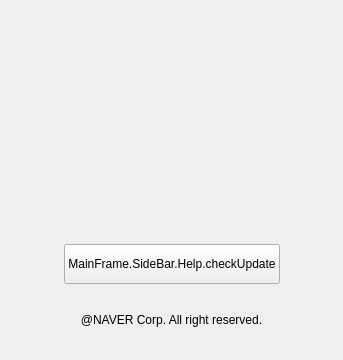
<?xml version="1.0" encoding="UTF-8"?>
<ui version="4.0">
 <class>PLSAboutView</class>
 <widget class="QWidget" name="PLSAboutView">
  <property name="geometry">
   <rect>
    <x>0</x>
    <y>0</y>
    <width>343</width>
    <height>360</height>
   </rect>
  </property>
  <property name="windowTitle">
   <string/>
  </property>
  <property name="styleSheet">
   <string notr="true"/>
  </property>
  <layout class="QVBoxLayout" name="verticalLayout">
   <property name="spacing">
    <number>0</number>
   </property>
   <property name="sizeConstraint">
    <enum>QLayout::SetDefaultConstraint</enum>
   </property>
   <property name="leftMargin">
    <number>0</number>
   </property>
   <property name="topMargin">
    <number>0</number>
   </property>
   <property name="rightMargin">
    <number>0</number>
   </property>
   <property name="bottomMargin">
    <number>0</number>
   </property>
   <item>
    <spacer name="verticalSpacer_2">
     <property name="orientation">
      <enum>Qt::Vertical</enum>
     </property>
     <property name="sizeType">
      <enum>QSizePolicy::Fixed</enum>
     </property>
     <property name="sizeHint" stdset="0">
      <size>
       <width>20</width>
       <height>11</height>
      </size>
     </property>
    </spacer>
   </item>
   <item>
    <layout class="QHBoxLayout" name="horizontalLayout">
     <property name="spacing">
      <number>0</number>
     </property>
     <item>
      <widget class="QLabel" name="logoLabel">
       <property name="sizePolicy">
        <sizepolicy hsizetype="Fixed" vsizetype="Fixed">
         <horstretch>0</horstretch>
         <verstretch>0</verstretch>
        </sizepolicy>
       </property>
       <property name="minimumSize">
        <size>
         <width>100</width>
         <height>87</height>
        </size>
       </property>
       <property name="maximumSize">
        <size>
         <width>100</width>
         <height>87</height>
        </size>
       </property>
       <property name="text">
        <string/>
       </property>
       <property name="alignment">
        <set>Qt::AlignCenter</set>
       </property>
      </widget>
     </item>
    </layout>
   </item>
   <item>
    <spacer name="verticalSpacer_3">
     <property name="orientation">
      <enum>Qt::Vertical</enum>
     </property>
     <property name="sizeType">
      <enum>QSizePolicy::Fixed</enum>
     </property>
     <property name="sizeHint" stdset="0">
      <size>
       <width>20</width>
       <height>21</height>
      </size>
     </property>
    </spacer>
   </item>
   <item>
    <layout class="QHBoxLayout" name="horizontalLayout_2">
     <property name="spacing">
      <number>0</number>
     </property>
     <item>
      <widget class="QLabel" name="logoInfoLabel">
       <property name="sizePolicy">
        <sizepolicy hsizetype="Fixed" vsizetype="Fixed">
         <horstretch>0</horstretch>
         <verstretch>0</verstretch>
        </sizepolicy>
       </property>
       <property name="minimumSize">
        <size>
         <width>175</width>
         <height>15</height>
        </size>
       </property>
       <property name="maximumSize">
        <size>
         <width>175</width>
         <height>15</height>
        </size>
       </property>
       <property name="text">
        <string/>
       </property>
       <property name="alignment">
        <set>Qt::AlignCenter</set>
       </property>
      </widget>
     </item>
    </layout>
   </item>
   <item>
    <spacer name="verticalSpacer_4">
     <property name="orientation">
      <enum>Qt::Vertical</enum>
     </property>
     <property name="sizeType">
      <enum>QSizePolicy::Fixed</enum>
     </property>
     <property name="sizeHint" stdset="0">
      <size>
       <width>20</width>
       <height>15</height>
      </size>
     </property>
    </spacer>
   </item>
   <item>
    <layout class="QHBoxLayout" name="horizontalLayout_3">
     <property name="spacing">
      <number>0</number>
     </property>
     <item>
      <widget class="QLabel" name="versionLabel">
       <property name="sizePolicy">
        <sizepolicy hsizetype="Preferred" vsizetype="Fixed">
         <horstretch>0</horstretch>
         <verstretch>0</verstretch>
        </sizepolicy>
       </property>
       <property name="minimumSize">
        <size>
         <width>0</width>
         <height>16</height>
        </size>
       </property>
       <property name="maximumSize">
        <size>
         <width>16777215</width>
         <height>16</height>
        </size>
       </property>
       <property name="text">
        <string/>
       </property>
       <property name="alignment">
        <set>Qt::AlignCenter</set>
       </property>
      </widget>
     </item>
    </layout>
   </item>
   <item>
    <spacer name="verticalSpacer_5">
     <property name="orientation">
      <enum>Qt::Vertical</enum>
     </property>
     <property name="sizeType">
      <enum>QSizePolicy::Fixed</enum>
     </property>
     <property name="sizeHint" stdset="0">
      <size>
       <width>20</width>
       <height>55</height>
      </size>
     </property>
    </spacer>
   </item>
   <item>
    <layout class="QHBoxLayout" name="horizontalLayout_5">
     <property name="spacing">
      <number>0</number>
     </property>
     <item>
      <spacer name="horizontalSpacer">
       <property name="orientation">
        <enum>Qt::Horizontal</enum>
       </property>
       <property name="sizeHint" stdset="0">
        <size>
         <width>40</width>
         <height>20</height>
        </size>
       </property>
      </spacer>
     </item>
     <item>
      <widget class="QPushButton" name="checkUpdateButton">
       <property name="sizePolicy">
        <sizepolicy hsizetype="Preferred" vsizetype="Fixed">
         <horstretch>0</horstretch>
         <verstretch>0</verstretch>
        </sizepolicy>
       </property>
       <property name="minimumSize">
        <size>
         <width>150</width>
         <height>34</height>
        </size>
       </property>
       <property name="maximumSize">
        <size>
         <width>16777215</width>
         <height>40</height>
        </size>
       </property>
       <property name="cursor">
        <cursorShape>ArrowCursor</cursorShape>
       </property>
       <property name="text">
        <string>MainFrame.SideBar.Help.checkUpdate</string>
       </property>
      </widget>
     </item>
     <item>
      <spacer name="horizontalSpacer_2">
       <property name="orientation">
        <enum>Qt::Horizontal</enum>
       </property>
       <property name="sizeHint" stdset="0">
        <size>
         <width>40</width>
         <height>20</height>
        </size>
       </property>
      </spacer>
     </item>
    </layout>
   </item>
   <item>
    <spacer name="verticalSpacer_6">
     <property name="orientation">
      <enum>Qt::Vertical</enum>
     </property>
     <property name="sizeType">
      <enum>QSizePolicy::Fixed</enum>
     </property>
     <property name="sizeHint" stdset="0">
      <size>
       <width>20</width>
       <height>20</height>
      </size>
     </property>
    </spacer>
   </item>
   <item>
    <layout class="QHBoxLayout" name="horizontalLayout_4">
     <property name="spacing">
      <number>0</number>
     </property>
     <item>
      <widget class="QLabel" name="rightLabel">
       <property name="sizePolicy">
        <sizepolicy hsizetype="Preferred" vsizetype="Fixed">
         <horstretch>0</horstretch>
         <verstretch>0</verstretch>
        </sizepolicy>
       </property>
       <property name="minimumSize">
        <size>
         <width>0</width>
         <height>20</height>
        </size>
       </property>
       <property name="maximumSize">
        <size>
         <width>16777215</width>
         <height>20</height>
        </size>
       </property>
       <property name="text">
        <string>@NAVER Corp. All right reserved.</string>
       </property>
       <property name="alignment">
        <set>Qt::AlignCenter</set>
       </property>
      </widget>
     </item>
    </layout>
   </item>
   <item>
    <spacer name="verticalSpacer">
     <property name="orientation">
      <enum>Qt::Vertical</enum>
     </property>
     <property name="sizeType">
      <enum>QSizePolicy::Fixed</enum>
     </property>
     <property name="sizeHint" stdset="0">
      <size>
       <width>20</width>
       <height>20</height>
      </size>
     </property>
    </spacer>
   </item>
  </layout>
 </widget>
 <resources/>
 <connections/>
</ui>
